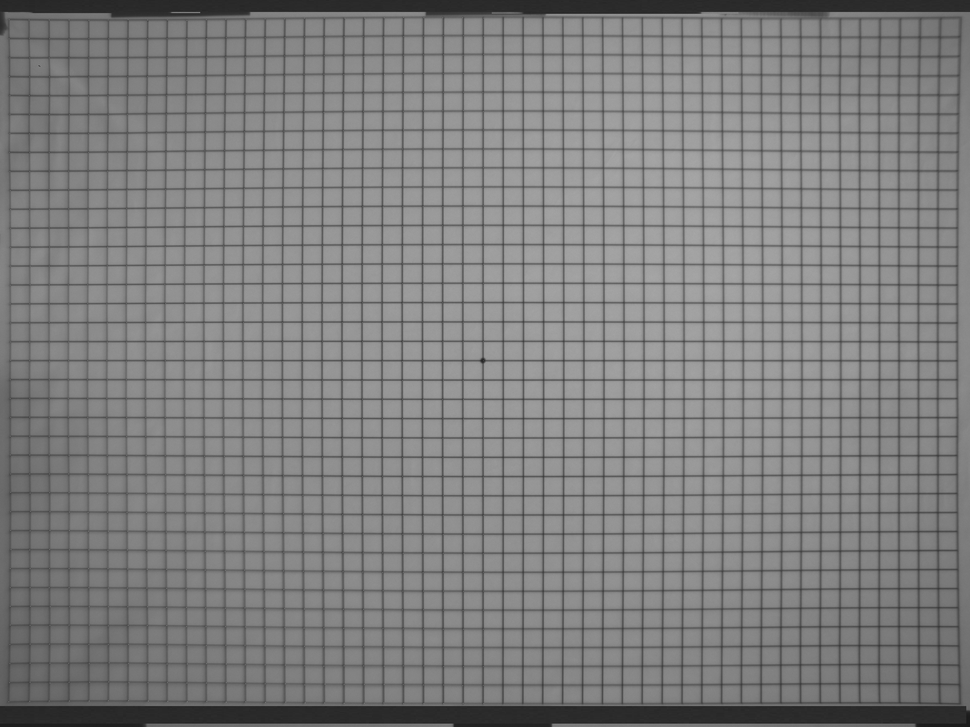
#> input picture Exact_dot_001/test2.png, 970 x 727 px, shrunk from 2592 x 1944 before the run
$ jupyter execute Untitled.ipynb
#> lines starting #> are read from the running program, lines starting #| are printed output that depends on the picture; after the words box and inside, x2 and y2 are one past the last pixel; in counts of white or black regions, pixels touching at a corner belong together
[cell 1]
import cv2
import numpy as np
import pandas as pd
import matplotlib.pyplot as plt
from PIL import Image

[cell 2]
img = Image.open("test2.png" , mode = "r", formats=None)
#> img is the input picture: PIL image 970x727 RGBA; mean R, G, B, A 126.9, 126.9, 126.9, 255
img = np.array(img)

[cell 3]
plt.imshow(img)
plt.show()

[cell 4]
grayImage = cv2.cvtColor(img, cv2.COLOR_BGR2GRAY)
plt.imshow(grayImage)

[cell 5]
(thresh, blackAndWhiteImage) = cv2.threshold(grayImage, 105, 100, cv2.THRESH_BINARY)
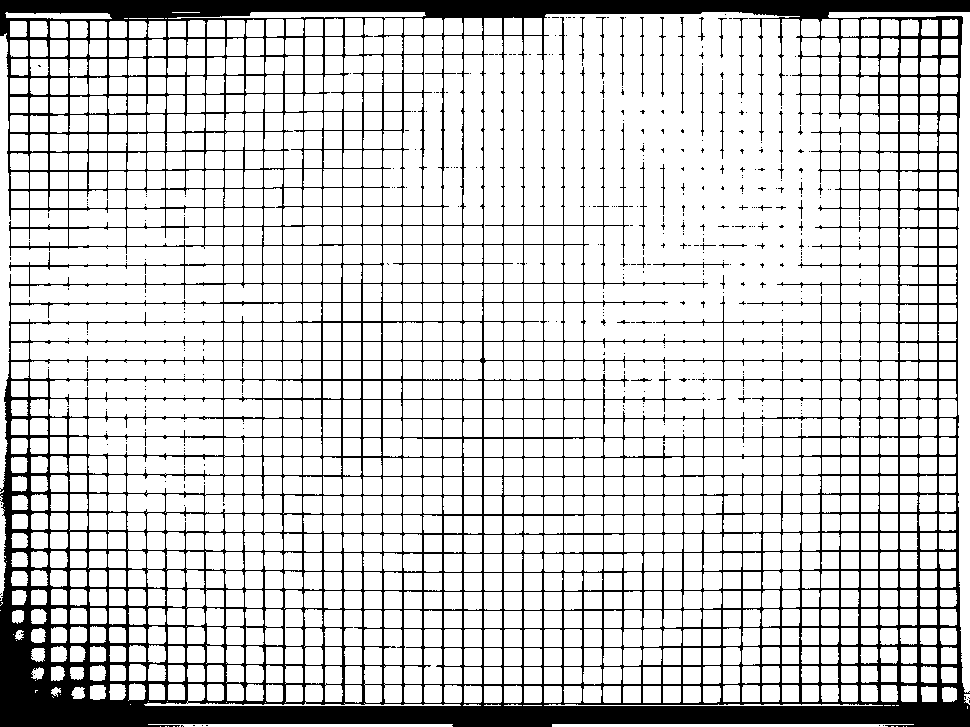
#> blackAndWhiteImage: shape (727, 970); values 0 (black) and 100 (white), 81.6% white; 352 black regions (324 under 20 px), largest, box (x1, y1, x2, y2) and area: (0, 0, 970, 727) 126597, (678, 17, 685, 114) 128, (733, 18, 748, 98) 122
